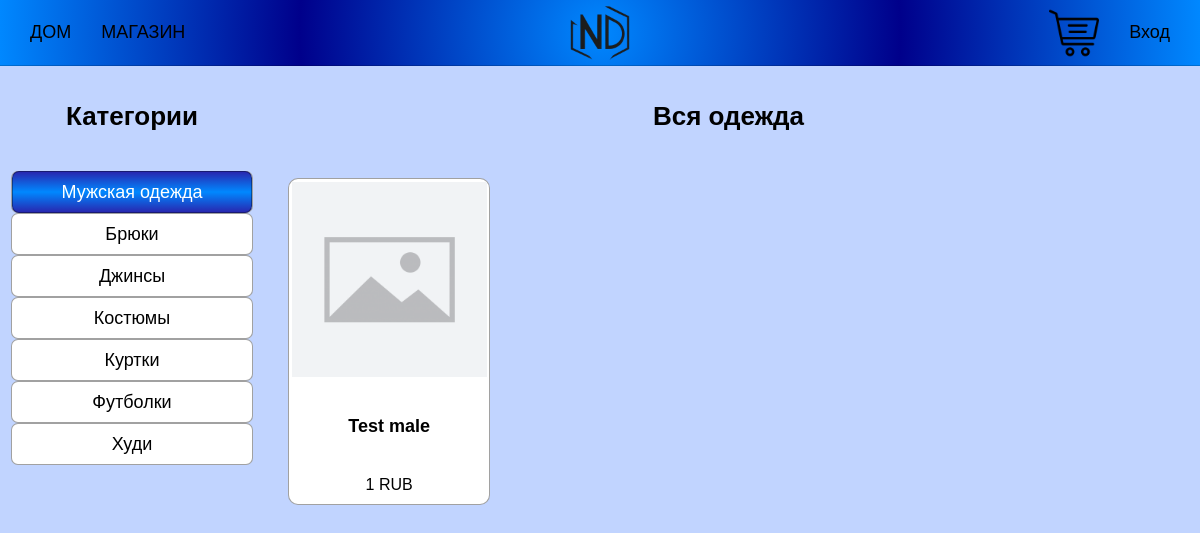
Page /shop/men/ on the committed database.
### main/models.py (models this page shows, shortened)
class Category(models.Model):
    name  = models.CharField(max_length=20, unique=True)
    slug = models.SlugField(max_length=20, unique=True)
    class Meta:
        ordering = ['name']
        indexes = [models.Index(fields=['name'])]
        verbose_name = 'Category'
        verbose_name_plural = 'Categories'
    def get_men_url(self):
        return reverse('main:product_list_men_by_category', args=[self.slug])

class Product(models.Model):
    category = models.ForeignKey(Category, related_name='products',
                                 on_delete=models.PROTECT)
    name = models.CharField(max_length=50)
    slug = models.SlugField(max_length=50)
    image = models.ImageField(upload_to='products/%Y/%m/%d', blank=True)
    description = models.TextField(blank=True)
    gender = models.CharField(max_length=10, choices=GENDER, default='Женский')
    size = models.IntegerField(max_length=10, default=30)
    price = models.DecimalField(max_digits=10, decimal_places=2)
    available = models.BooleanField(default=True)
    created = models.DateTimeField(auto_now_add=True)
    updated = models.DateTimeField(auto_now=True)
    discount = models.DecimalField(default=0.00, max_digits=5,
                                   decimal_places=2)
    class Meta:
        ordering = ['name']
        indexes = [models.Index(fields=['id', 'slug']),
                   models.Index(fields=['name']),
                   models.Index(fields=['-created'])]
    def get_absolute_url(self):
        return reverse('main:product_detail', args=[self.slug])
    def get_formatted_price(self):
        if self.price == int(self.price):
            return int(self.price)
        return self.price

### main/views.py (the view)
# urls.py: path('shop/men/', views.product_list, {'gender': 'Мужской'}, name='product_list_men'),
def product_list(request, gender=None, category_slug=None):
    category = None
    categories = Category.objects.all()
    products = Product.objects.filter(available=True)
    if gender:
        products = products.filter(gender=gender)
    if category_slug:
        category = get_object_or_404(Category, slug=category_slug)
        products = products.filter(category=category)
    return render(request, 'main/product/list.html',
                  {'category':category,
                   'categories':categories,
                   'products':products,
                   'slug_url':category_slug,
                   'gender':gender})

### cart/cart.py (called while the page is built)
    def __len__(self):
        return sum(item['quantity'] for item in self.cart.values())

### cart/context_processors.py (called while the page is built)
def cart(request):
    return {'cart': Cart(request)}

### main/templates/main/product/list.html (shortened to what this page needs)
{% extends 'main/base.html' %}
{% load static %}
{% block content %}
    <div class="llist">
        <div class="sidebar">
            <h4>Категории</h4>
            <ul>
                <li>
                    <a href="{% if gender == 'Женский' %}{% url 'main:product_list_women' %}
                    {% elif gender == 'Мужской' %}{% url 'main:product_list_men' %}
                    {% else %}{% url 'main:product_list' %}{% endif %}">
                        <div {% if not category %}class="selected"{% endif %}>
                            {% if gender == 'Женский' %}<h6>Женская одежда</h6>
                            {% elif gender == 'Мужской' %}<h6>Мужская одежда</h6>
                            {% else %}<h6>Все</h6>
                            {% endif %}
                        </div>
                    </a>
                </li>
                {% for c in categories %}
                    <li>
                        <a href="{% if gender == 'Женский' %}{{ c.get_women_url }}
                        {% elif gender == 'Мужской' %}{{ c.get_men_url }}
                        {% else %}{{ c.get_absolute_url }}{% endif %}">
                            <div {% if category.slug == c.slug %}class="selected"{% endif %}><h6>{{ c.name }}</h6></div>
                        </a>
                    </li>
                {% endfor %}
            </ul>
        </div>
        <div class="main">
            <div class="main-title">
                {% if category %}<h4>{{ category.name }}</h4>{% else %}<h4>Вся одежда</h4>{% endif %}
            </div>
            <div class="product-list">
                <div class="items">
                    {% for product in products %}
                        <div class="item">
                            <a href="{{ product.get_absolute_url }}" class="item-card">
                                <div class="div-img">
                                    <img src="{% if product.image %}{{ product.image.url }}{% else %}{% static 'img/no_image.png' %}{% endif %}" alt="" class="card-img">
                                </div>
                                <h5 class="title-card">{{ product.name }}</h5>
                                {% if product.discount %}
                                    <div class="cart_discount">
                                        <p class="line">{{ product.get_formatted_price }}</p>
                                        <p>{{ product.sell_price }} RUB</p>
                                    </div>
                                {% else %}
                                    <p class="price">{{ product.get_formatted_price }} RUB</p>
                                {% endif %}
                            </a>
                        </div>
                    {% endfor %}
                </div>
            </div>
        </div>
    </div>
{% endblock content %}

### main/static/css/base.css (style rules this page uses)
:root { --background-image: linear-gradient(180deg, rgb(247, 247, 247) 0%, rgb(194, 194, 194) 100%); --border-black: 1px solid rgba(0, 0, 0, 0.37); --box-shadow: 0 0 20px rgb(0, 255, 255); --text-shadow: 0 0 10px rgb(0, 255, 255); --gradient-logo: radial-gradient(circle,rgb(0, 136, 255) 0%, rgb(0, 0, 139) 50%, rgb(0, 136, 255) 100%); --gradient-c: linear-gradient(180deg,rgb(40, 40, 176) 0%, rgb(0, 136, 255) 50%, rgb(40, 40, 176) 100%); }
h4 { font-size: 26px; }
h5 { font-size: 18px; font-weight: 600; }
h6 { font-size: 18px; font-weight: 500; }
body { background-color: rgb(193, 212, 255); margin: 0; padding: 0; font-family:'Lucida Sans', 'Lucida Sans Regular', 'Lucida Grande', 'Lucida Sans Unicode', Geneva, Verdana, sans-serif; font-size: 18px; }
ul { list-style: none; padding: 0; }
a { text-decoration: none; color: black; }
.div-img { display: flex; justify-content: center; align-items: center; width: 195px; height: 195px; margin-top: 3px; border-radius: 7px; background-image: var(--background-image); z-index: 0; }
.card-img { width: auto; height: 195px; }
.title-card { margin: 35px 0 0 0; max-width: 195px; }
.price { font-size: 16px; padding: 0; margin: 0; margin: 35px 0 10px 0; max-width: 195px; }
.llist { display: flex; max-width: 100vw; margin: 0 7px; gap: 7px; overflow: hidden; }
.main { display: flex; text-align: center; flex-direction: column; width: 100%; }
.items { display: grid; grid-template-columns: repeat(auto-fill, minmax(205px, 1fr)); grid-auto-rows: 330px; justify-items: center; overflow-y: auto; padding: 12px; box-sizing: border-box; max-height: calc(100vh - 176px); scrollbar-width: thin; }
.item { width: 200px; height: 325px; border: var(--border-black); border-radius: 10px; transition: all 0.2s linear; background-color: white; }
.item-card { display: flex; flex-direction: column; justify-content: space-between ; align-items: center; width: 200px; height: 325px; border-radius: 10px; }
.sidebar { width: 250px; display: flex; text-align: center; align-items: center; flex-direction: column; }
.sidebar ul { padding: 5px 0; box-sizing: border-box; display: flex; flex-direction: column; text-align: center; align-items: center; width: 250px; margin: 0 auto; max-height: calc(100vh - 176px); overflow-y: auto; scrollbar-width: thin; }
.sidebar ul li { background-color: #fff; height: 40px; width: 240px; border-radius: 7px; border: var(--border-black); z-index: 0; }
.sidebar ul li a { display: flex; justify-content: center; align-items: center; height: 40px; width: 240px; border-radius: 7px; }
.sidebar ul li a h6 { margin: 0; padding: 0; }
.selected { color: white; display: flex; height: 40px; width: 240px; justify-content: center; align-items: center; border: var(--border-black); background-image: var(--gradient-c); border-radius: 7px; }

### rows in the picture
Category: name "Брюки"
Category: name "Джинсы"
Category: name "Костюмы"
Category: name "Куртки"
Category: name "Футболки"
Category: name "Худи"
Product: name "Test male", get_formatted_price "1"
